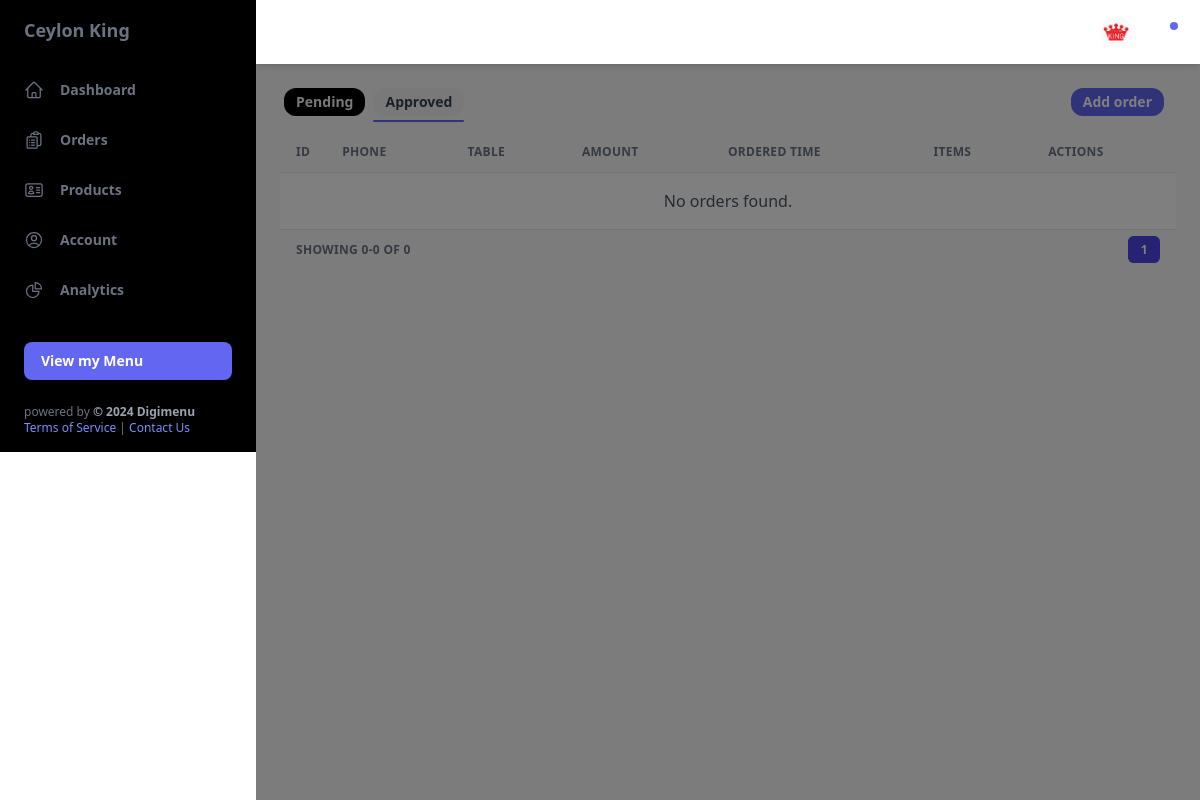
The page /dashboard/orders/approved/ (signed in) on the database as committed earlier.
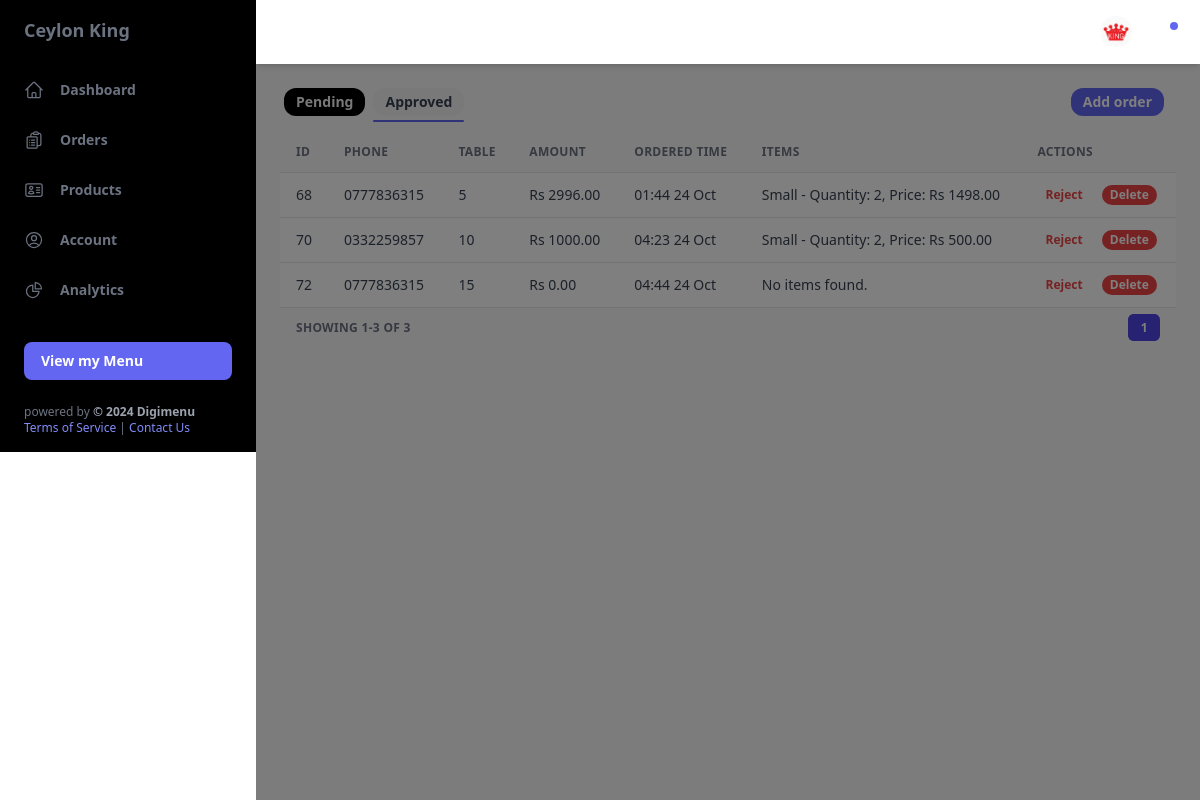
The same page on the database as committed later.
### cart/models.py (models this page shows, shortened)
class Order(models.Model):
	phone = models.CharField(max_length=20, blank=True)
	table_no = models.PositiveBigIntegerField(default=1, null=False)
	amount_paid = models.DecimalField(max_digits=7, decimal_places=2)
	date_ordered = models.DateTimeField(auto_now_add=True)
	resturant = models.ForeignKey(Profile, on_delete=models.CASCADE)
	approval = models.BooleanField(default=False)

class OrderItem(models.Model):
	order = models.ForeignKey(Order, on_delete=models.CASCADE, null=True)
	portion = models.ForeignKey(Portion, on_delete=models.CASCADE, null=True)
	quantity = models.PositiveBigIntegerField(default=1)
	price = models.DecimalField(max_digits=7, decimal_places=2)

### main/models.py (models this page shows, shortened)
class Portion(models.Model):
    product = models.ForeignKey(Product, on_delete=models.CASCADE, related_name='portions')
    name = models.CharField(max_length=100)
    price = models.DecimalField(default=0, decimal_places=2, max_digits=6)
    size = models.CharField(max_length=20, null=True, blank=True)

### dashboard/views.py (the view, shortened to what this page needs)
# urls.py: path('orders/approved/', views.approved, name='approved'),
@login_required
def approved(request):
    profile = get_object_or_404(Profile, user=request.user)
    today = now().date()
    orders_list = Order.objects.filter(resturant=profile, date_ordered__date=today, approval=True).order_by('date_ordered')
    paginator = Paginator(orders_list, 10)
    page_number = request.GET.get('page')
    orders = paginator.get_page(page_number)
    context = {
        'orders': orders,
        'title': 'Orders'
    }
    return render(request, 'orders.html', context)

### cart/cart.py (called while the page is built)
    def cart_total(self, app_id):
        self.session_key = f'app_{app_id}_cart'
        self.cart = self.session.get(self.session_key, {})
        portion_ids = self.cart.keys()
        portions = Portion.objects.filter(id__in=portion_ids)
        quantities = self.cart
        total = 0
        for key, value in quantities.items():
            key = int(key)
            for portion in portions:
                if portion.id == key:
                    total = total + (portion.price * value)
        return total

    def __len__(self):
        return len(self.cart)

    def get_prods(self):
        portion_ids = self.cart.keys()
        portions = Portion.objects.filter(id__in=portion_ids)
        return portions

    def get_quants(self):
        return self.cart

### cart/context_processors.py (called while the page is built)
def cart_items(request):
    app_id = request.resolver_match.kwargs.get('resturant_id')
    cart = Cart(request, app_id)
    return {
        'cart_products': cart.get_prods(),
        'quantities': cart.get_quants(),
        'total_items': cart.__len__(),
        'totals': cart.cart_total(app_id),
    }

### main/context_processors.py (called while the page is built, shortened)
def resturant(request):
    resturant_id = request.resolver_match.kwargs.get('resturant_id', None)
    return {}

### dashboard/templates/orders.html (shortened to what this page needs)
{% extends 'dbase.html' %}
{% load static %}
{% block content %}
{% include 'ordertabs.html' %}
<div class="w-full overflow-hidden rounded-lg shadow-xs mb-6">
  <div class="w-full overflow-x-auto">
    <table class="w-full whitespace-no-wrap">
      <thead>
        <tr
          class="text-xs font-semibold tracking-wide text-left text-gray-500 uppercase border-b dark:border-gray-700 bg-gray-50 dark:text-gray-100 dark:bg-black"
        >
          <th class="px-4 py-3 w-6">ID</th>
          <th class="px-4 py-3">Phone</th>
          <th class="px-4 py-3">Table</th>
          <th class="px-4 py-3">Amount </th>
          <th class="px-4 py-3">Ordered Time</th>
          <th class="px-4 py-3">Items</th>
          <th class="px-4 py-3">Actions</th>
        </tr>
      </thead>
      <tbody
        class="bg-white divide-y dark:divide-gray-700 dark:bg-black"
      >
      {% if orders %}
      {% for order in orders %}
        <tr class="text-gray-700 dark:text-gray-400 ">
          <td class="px-4 py-3 text-sm align-top text-left">{{ order.id }}</td>
          <td class="px-4 py-3 text-sm align-top text-left">{{ order.phone }}</td>
          <td class="px-4 py-3 text-sm align-top text-left">{{ order.table_no }}</td>
          <td class="px-4 py-3 text-sm align-top text-left">Rs {{ order.amount_paid }}</td>
          <td class="px-4 py-3 text-sm align-top text-left">{{ order.date_ordered|date:"H:i d M" }}</td>
          <td class="px-4 py-3 text-sm align-top text-left">
            <ul>
              {% for item in order.orderitem_set.all %}
                <li>{{ item.portion.name }} - Quantity: {{ item.quantity }}, Price: Rs {{ item.price }}</li>
              {% empty %}
                <li>No items found.</li>
              {% endfor %}
            </ul>
          </td>
          <td class="px-4 py-3 text-xs flex flex-row">
            <form method="post">
              {% if request.path == '/dashboard/orders/approved/' %}
              <button type="submit" name="reject_order" value="{{ order.id }}" class="bg-white rounded-xl font-bold text-red-500 px-2 py-0.5">Reject</button>
              {% endif %}
              <button type="submit" name="delete_order" value="{{ order.id }}" class="bg-red-500 rounded-xl ml-2 font-bold text-white px-2 py-0.5">Delete</button>
            </form>
          </td>
        </tr>
      {% endfor %}
      {% else %}
        <tr>
          <td colspan="7" class="text-center py-4 text-gray-600">
            No orders found.
          </td>
        </tr>
      {% endif %}
      </tbody>
    </table>
  </div>
  <div
  class="grid px-4 py-3 text-xs font-semibold tracking-wide text-gray-500 uppercase border-t dark:border-gray-700 bg-gray-50 sm:grid-cols-9 dark:text-gray-400 dark:bg-black"
>
  <span class="flex items-center col-span-3">
    Showing {{ orders.start_index }}-{{ orders.end_index }} of {{ orders.paginator.count }}
  </span>
  <span class="col-span-2"></span>
  <span class="flex col-span-4 mt-2 sm:mt-auto sm:justify-end">
    <nav aria-label="Table navigation">
      <ul class="inline-flex items-center">
        {% for num in orders.paginator.page_range %}
          {% if orders.number == num %}
            <li>
              <span class="px-3 py-1 text-white transition-colors duration-150 bg-indigo-600 border border-r-0 border-indigo-600 rounded-md focus:outline-none focus:shadow-outline-indigo">{{ num }}</span>
            </li>
          {% elif num > orders.number|add:'-3' and num < orders.number|add:'3' %}
            <li>
              <a href="?page={{ num }}" class="px-3 py-1 rounded-md focus:outline-none focus:shadow-outline-indigo">{{ num }}</a>
            </li>
          {% endif %}
        {% endfor %}
      </ul>
    </nav>
  </span>
</div>
</div>
{% endblock %}

Rows that differ between the two databases and show on the page:
added Order: id "68", phone "0777836315", table_no "5", amount_paid "2996.00", date_ordered "01:44 24 Oct"
added OrderItem: portion.name "Small", quantity "2", price "1498.00", shown under "68"
added Order: id "70", phone "0332259857", table_no "10", amount_paid "1000.00", date_ordered "04:23 24 Oct"
added OrderItem: portion.name "Small", quantity "2", price "500.00", shown under "70"
added Order: id "72", phone "0777836315", table_no "15", amount_paid "0.00", date_ordered "04:44 24 Oct"
Other text that changed with them:
{{ orders.start_index }}: "0" → "1"
{{ orders.end_index }}: "0" → "3"
{{ orders.paginator.count }}: "0" → "3"
text no longer shown: "No orders found."
